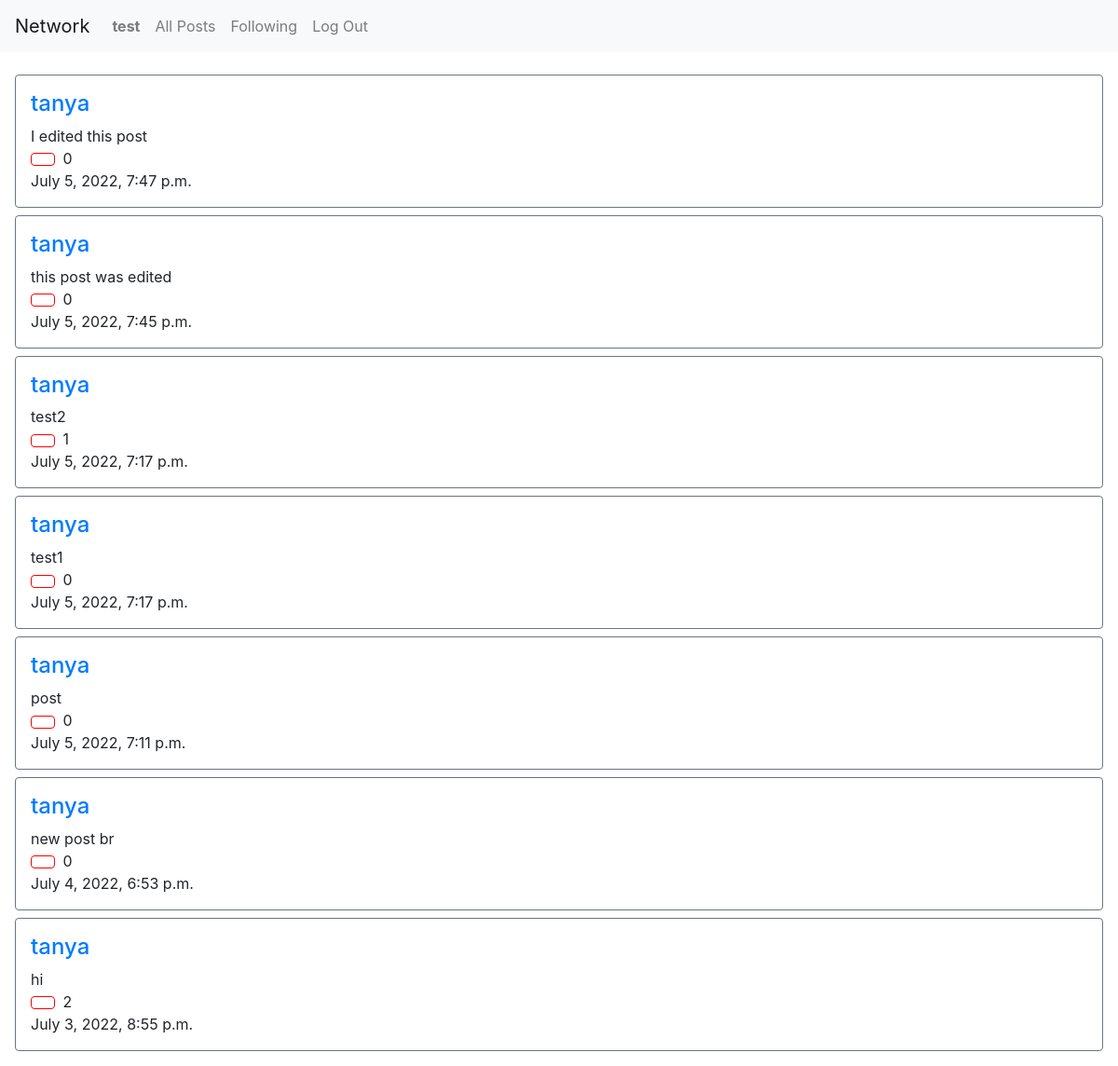
Page /following (signed in) on the committed database.
### network/models.py (models this page shows, shortened)
class User(AbstractUser):
    pass

class Post(models.Model):
    user = models.ForeignKey(User, on_delete=models.CASCADE, related_name="user")
    post = models.CharField(max_length=300)
    timestamp = models.DateTimeField()
    likes = models.IntegerField(default=0)

### network/views.py (the view)
# urls.py: path("following", views.following, name="following"),
def following(request):
    user = request.user
    following = Follow.objects.filter(follower=request.user).values('following_id')
    posts = Post.objects.filter(user__in=following).order_by('-timestamp')
    for post in posts:
        post.likes = Like.objects.filter(post=post.id).count()
        post.save()
    paginator = Paginator(posts, 10)
    page_number = request.GET.get('page')
    page_obj = paginator.get_page(page_number)
    return render(request, "network/following.html", {
        "page_obj": page_obj
    })

### network/templates/network/following.html (shortened to what this page needs)
{% extends "network/layout.html" %}
{% load static %}
{% block body %}
<div class="p-3">
  {% for post in page_obj %}
  <div class="border border-secondary rounded p-3 mt-2">
    <h4><a href="{% url 'profile' post.user.id %}"> {{ post.user }}</a></h4>
    <div>{{ post.post }}</div>
    <button class="btn mr-1 d-inline-block" style="background-color:white; border-color: red;" id="like-btn-{{post.id}}" onclick="like('{{ post.id }}')"></button>
    <div id="like-count-{{post.id}}" class="d-inline-block">{{ post.likes }}</div>
    <div>{{ post.timestamp }}</div>
  </div>
  {% empty %}
    <li>no post</li>
  {% endfor %}
</div>
{% endblock %}

### network/templates/network/layout.html (shortened to what this page needs)
{% load static %}
<!DOCTYPE html>
<html lang="en">
    <head>
        <link rel="stylesheet" href="https://stackpath.bootstrapcdn.com/bootstrap/4.4.1/css/bootstrap.min.css">
        <link href="{% static 'network/styles.css' %}" rel="stylesheet">
    </head>
    <body>
        <nav class="navbar navbar-expand-lg navbar-light bg-light">
            <a class="navbar-brand" href="#">Network</a>
            <div>
              <ul class="navbar-nav mr-auto">
                {% if user.is_authenticated %}
                    <li class="nav-item">
                        <a class="nav-link" id="profile" href="{% url 'profile' user.id %}"><strong>{{ user.username }}</strong></a>
                    </li>
                {% endif %}
                <li class="nav-item">
                  <a class="nav-link" href="{% url 'index' %}">All Posts</a>
                </li>
                {% if user.is_authenticated %}
                    <li class="nav-item">
                        <a class="nav-link" id="following" href="{% url 'following' %}">Following</a>
                    </li>
                    <li class="nav-item">
                        <a class="nav-link" href="{% url 'logout' %}">Log Out</a>
                    </li>
                {% endif %}
              </ul>
            </div>
          </nav>
        <div class="body">
            {% block body %}
            {% endblock %}
        </div>
    </body>
</html>

### rows in the picture
User: username "test"
Post: user "tanya", post "I edited this post", likes "0", timestamp "July 5, 2022, 7:47 p.m."
Post: user "tanya", post "this post was edited", likes "0", timestamp "July 5, 2022, 7:45 p.m."
Post: user "tanya", post "test2", likes "1", timestamp "July 5, 2022, 7:17 p.m."
Post: user "tanya", post "test1", likes "0", timestamp "July 5, 2022, 7:17 p.m."
Post: user "tanya", post "post", likes "0", timestamp "July 5, 2022, 7:11 p.m."
Post: user "tanya", post "new post br", likes "0", timestamp "July 4, 2022, 6:53 p.m."
Post: user "tanya", post "hi", likes "2", timestamp "July 3, 2022, 8:55 p.m."
